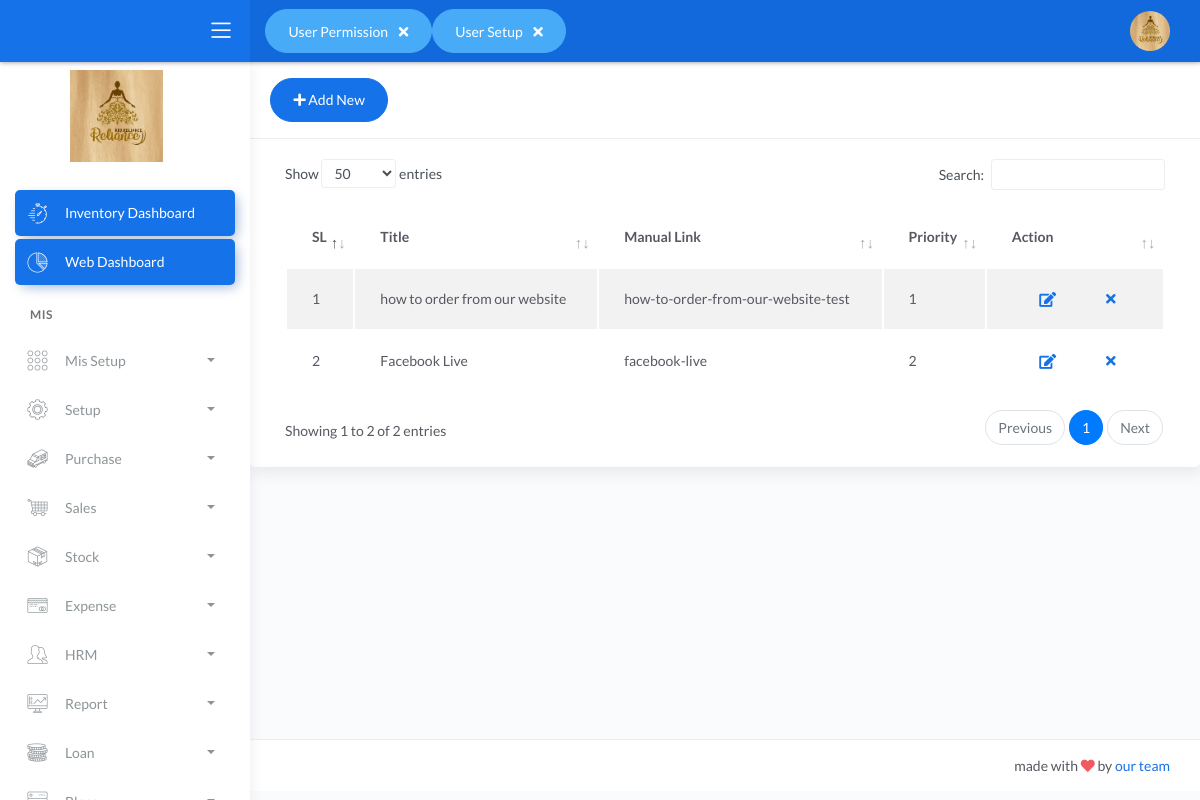
The page /pages/blogs.php (signed in) on the database its author committed.
### tables this page shows
CREATE TABLE `most_visited_pages` (
  `id` int(11) NOT NULL,
  `page_name` varchar(255) NOT NULL,
  `page_link` varchar(255) NOT NULL,
  `visit_count` int(11) NOT NULL,
  `user_id` int(11) NOT NULL,
  `entry_at` timestamp NOT NULL DEFAULT current_timestamp()
);

CREATE TABLE `feature` (
  `id` int(11) NOT NULL,
  `feature_name` varchar(100) NOT NULL,
  `div_id` varchar(55) NOT NULL,
  `icons` varchar(255) DEFAULT NULL
);

CREATE TABLE `blogs` (
  `id` int(11) NOT NULL,
  `title` varchar(255) DEFAULT NULL,
  `manual_link` varchar(255) NOT NULL,
  `description` text DEFAULT NULL,
  `pic` varchar(255) DEFAULT NULL,
  `entry_by` int(11) DEFAULT NULL,
  `group_for` int(11) DEFAULT NULL,
  `priority` int(11) DEFAULT NULL
);

### pages/blogs.php (the view, shortened to what this page needs)
<?php
include ('../common/helper.php');
include ('../template/header.php');
include ('../template/sidebar.php');
 ?>
		<div class="main-panel">
			<div class="content">
                     <div class="row">
						<div class="col-md-12">
							<div class="card">
								<div class="card-header">
									<div class="d-flex align-items-center">
										<a href="create_blog.php?clear=2"><button class="btn btn-primary btn-round ml-auto">
											<i class="fa fa-plus"></i>
											Add New
										</button></a>
									</div>
								</div>
								<div class="card-body">
									<div class="table-responsive">
										<table id="add-row" class="display table table-striped table-hover" >
											<thead>
												<tr>
													<th>SL</th>
													<th>Title</th>
													<th>Manual Link</th>
													<th>Priority</th>
													<th style="width: 10%">Action</th>
												</tr>
											</thead>
											<tbody>
											<?php
											  $select =$conn->query("select * from blogs where 1 ");
											  $sl=1;
											 while($c_data = $select->fetch_assoc()){
											 ?>
												<tr>
												    <td><?=$sl++;?></td>
													<td><?=$c_data['title']?></td>
													<td><?=$c_data['manual_link']?></td>
													<td><?=$c_data['priority']?></td>
													<td>
														<div class="form-button-action">
															<a href="create_blog.php?id=<?=$c_data['id']?>"><button type="button"  data-toggle="modal" category="" class="btn btn-link btn-primary btn-lg" data-original-category="Edit Task">
																<i class="fa fa-edit"></i>
															</button>
															<button type="button" data-toggle="tooltip" category="" class="btn btn-link btn-danger" data-original-category="Remove">
																<a href="?del=<?=$c_data['id']?>"><i class="fa fa-times"></i></a>
															</button>
														</div>
													</td>
												</tr>
												<?php } ?>
											</tbody>
										</table>
									</div>
								</div>
							</div>
						</div>
					</div>
			</div>
<?php include('../template/footer.php');?>

### template/header.php (shortened to what this page needs)
<?php
	include ('../common/library.php');
?>
<!DOCTYPE html>
<html lang="en">
<head>
	<link rel="stylesheet" href="../assets/css/bootstrap.min.css">
	<link rel="stylesheet" href="../assets/css/atlantis.min.css">
	<link rel="stylesheet" href="../assets/css/demo.css">
</head>
<body>
	<div class="wrapper">
		<div class="main-header">
			<div class="logo-header" data-background-color="blue">
				<div class="nav-toggle">
					<button class="btn btn-toggle toggle-sidebar">
						<i class="icon-menu"></i>
					</button>
				</div>
			</div>
			<nav class="navbar navbar-header navbar-expand-lg" data-background-color="blue2">
			<div style="display:flex; align-items:center">
			<?php
				$sql = "SELECT * FROM `most_visited_pages` WHERE  user_id = ".$_SESSION['user_id']." order by visit_count desc limit 5 ";
				$query = mysqli_query($conn, $sql);
				while($row = mysqli_fetch_assoc($query)){
			?>
				<button type="button" class="btn btn-info btn-round"><a style="color:white;text-decoration: none;" href="../<?=$row['page_link'];?>" ><?=$row['page_name'];?></a>
					<i class="fa fa-times danger ml-2" aria-hidden="true" onclick="delVisit(<?=$row['id'];?>)"></i>
			</button>
			<?php } ?>
			</div>
				<div class="container-fluid">
					<ul class="navbar-nav topbar-nav ml-md-auto align-items-center">
						<li class="nav-item dropdown hidden-caret">
							<a class="dropdown-toggle profile-pic" data-toggle="dropdown" href="#" aria-expanded="false">
								<div class="avatar-sm">
									<img src="../assets/img/profile.jpg" alt="..." class="avatar-img rounded-circle">
								</div>
							</a>
						</li>
					</ul>
				</div>
			</nav>
		</div>

### template/sidebar.php (shortened to what this page needs)
<div class="sidebar sidebar-style-2">
	<div class="sidebar-wrapper scrollbar scrollbar-inner">
		<div class="sidebar-content">
		<a href="index.html" class="logo">
			<img src="../assets/img/logo.jpg" style="width: 43%;padding: 3%; margin-left: 25%;" alt="navbar brand" class="">
		</a>
			<ul class="nav nav-primary">
				<li class="nav-item active">
					<a href="../pages/index.php">
						<i class="flaticon-stopwatch"></i>
						<span class="sub-item">Inventory Dashboard</span>
					</a>
				</li>
                      <li class="nav-item active">
					<a href="../pages/web_dashboard.php">
						<i class="flaticon-chart-pie"></i>
						<span class="sub-item">Web Dashboard</span>
					</a>
				</li>
				<li class="nav-section">
					<h4 class="text-section">MIS</h4>
				</li>
                      <?php
				 $test = 'select f.feature_name,f.div_id,m.feature,m.id,f.icons from feature f, menu m, menu_permission p where m.id=p.menu_id and m.feature=f.id and p.user_id="'.$_SESSION['user_id'].'" and p.status="ACTIVE" group by m.feature';
				 $features = $conn->query($test);
                       while($mainMenu=$features->fetch_assoc()){
				?>
				<li class="nav-item">
					<a data-toggle="collapse" href="#<?=$mainMenu['div_id']?>">
						<i class="<?=$mainMenu['icons']?>"></i>
						<p><?=$mainMenu['feature_name']?></p>
						<span class="caret"></span>
					</a>
				</li>
                   <? } ?>
			</ul>
		</div>
	</div>
</div>

### rows shown on the page
most_visited_pages: page_name "User Permission"
most_visited_pages: page_name "User Setup"
feature: feature_name "Mis Setup"
feature: feature_name "Setup"
feature: feature_name "Purchase"
feature: feature_name "Sales"
feature: feature_name "Stock"
feature: feature_name "Expense"
feature: feature_name "HRM"
feature: feature_name "Report"
feature: feature_name "Loan"
blogs: title "how to order from our website", manual_link "how-to-order-from-our-website-test", priority "1"
blogs: title "Facebook Live", manual_link "facebook-live", priority "2"
